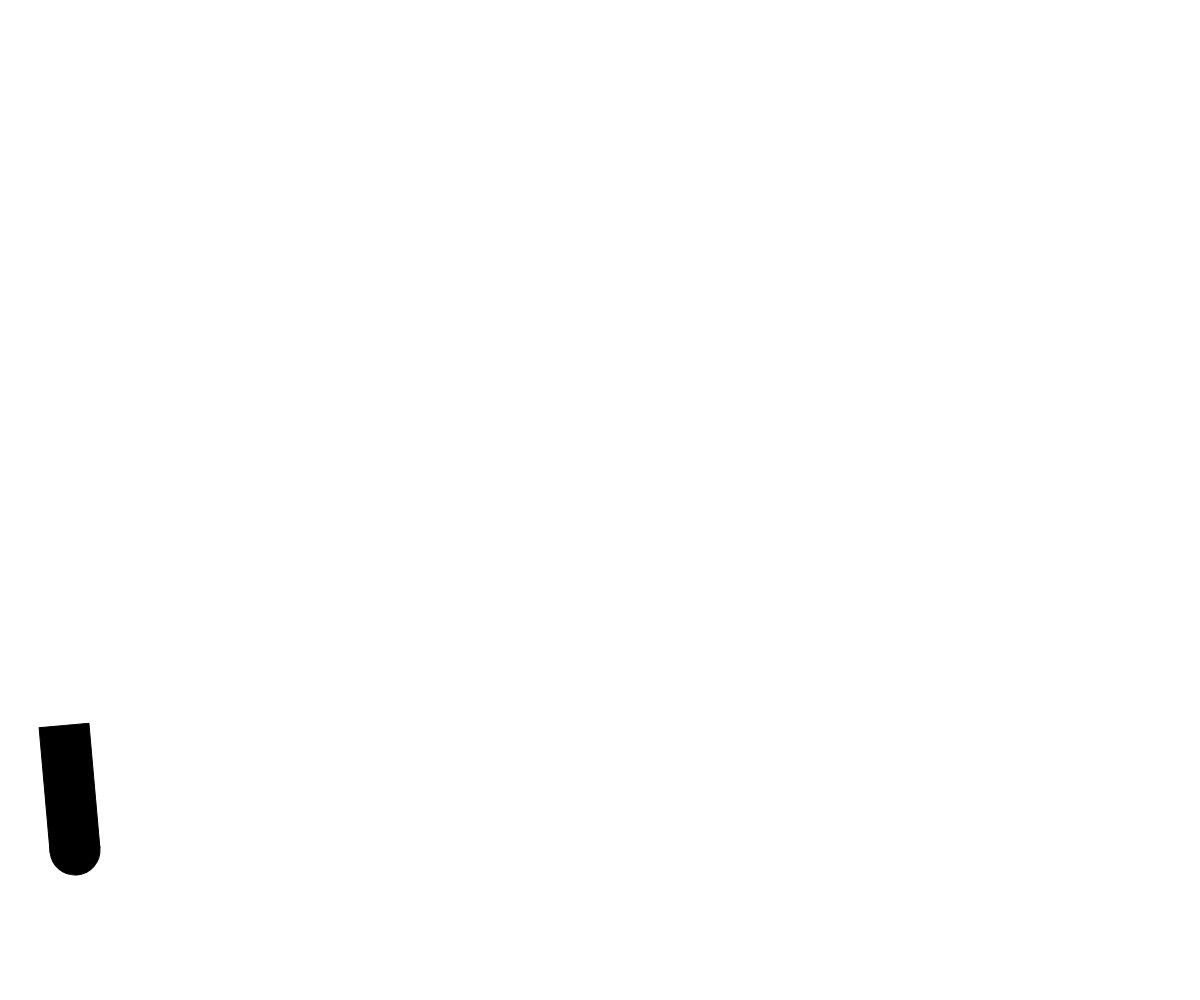
Frame 1 (no input)
Frame 60 (no input): identical to frame 1, image omitted
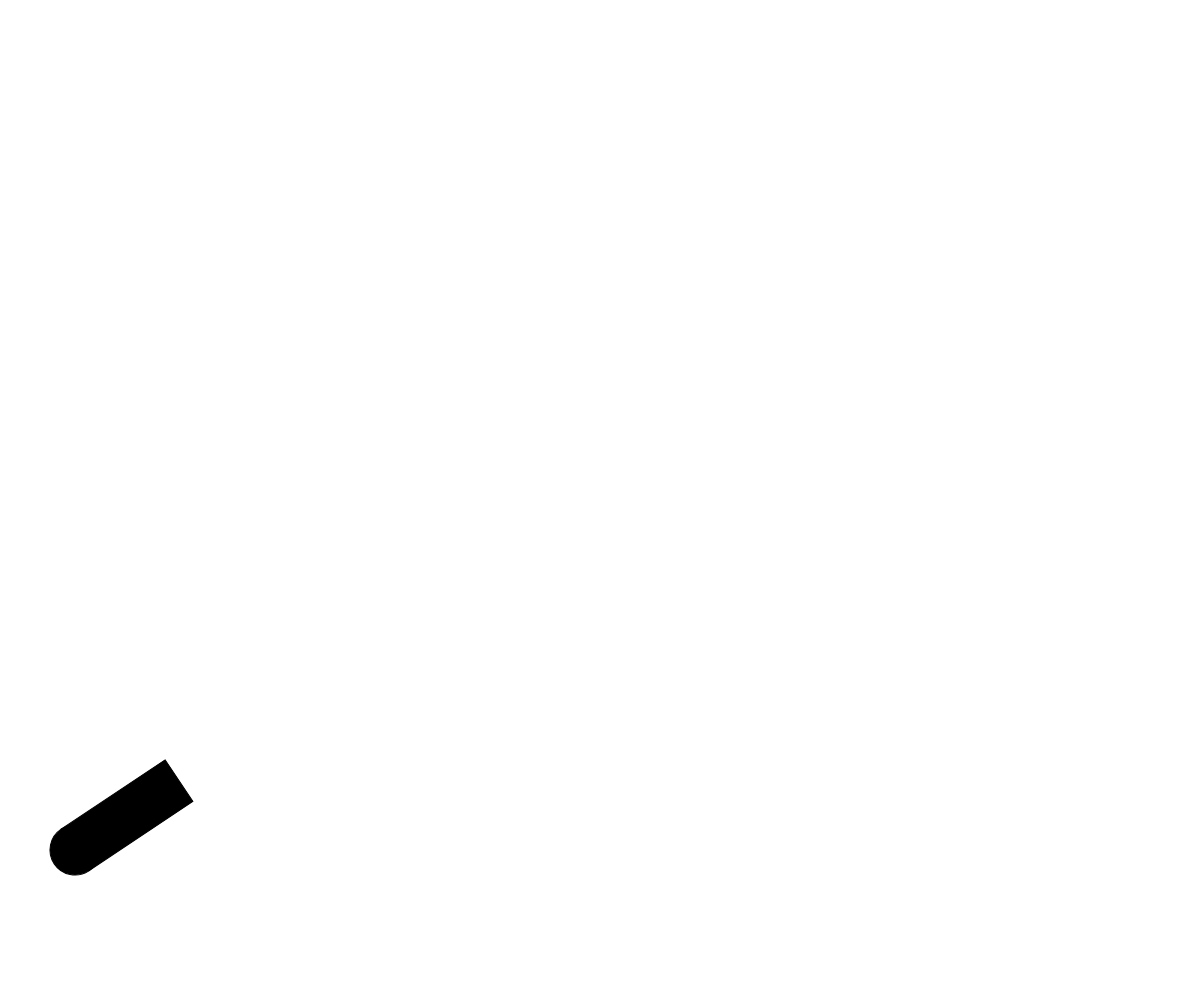
Frame 120 (the mouse pressed at the canvas centre since frame 60)

The p5.js sketch that drew these frames (run headless with seeded random() and noise() and a simulated clock; from frame 60 on, the mouse is pressed at the canvas centre):

// p5.js sketch
// ── sketch.js
// Arrays object Demo
//
//
//

let cannonX;
let cannonY;
let cannonWidth;
let cannonLength;
let cannonAngle;
let bullets = [];


function setup() {
  createCanvas(windowWidth, windowHeight);
  
  cannonX = 75;
  cannonY = height - 150;
  cannonWidth = 50;
  cannonLength = 125;
  cannonAngle = 0;
}

function draw() {
  background(255);
  displayCannon();
  updateBullets();
}

function displayCannon(){
  push(); // Save transformation matrix
  fill(0);
  translate(cannonX, cannonY);
  cannonAngle = atan2(mouseY- cannonY, mouseX - cannonX);
  rotate(cannonAngle);
  rect(0, -cannonWidth/2, cannonLength, cannonWidth);
  circle(0,0,cannonWidth);
  pop(); // reload the old transformation matrix
}

function mouseClicked(){
  fire();
}

function fire(){
  let thisBullet = {
    x: cannonX,
    y: cannonY, 
    radius: cannonWidth-5,
    angle: cannonAngle,
    speed: 5
  };
  bullets.push(bullets[i]);
  
}

function updateBullets(){
  for (let i = bullets.length-1; i > 0; i--){
    if (bullets[i].x < 0 || bullets[i].x > width || bullets[i].y < 0|| bullets[i].y > height)
      bullets.splice(i,1);
    bullets[i].x += bullets[i].speed * cos(bullets[i].angle);
    bullets[i].y += bullets[i].speed * sin(bullets[i].angle);
    circle(bullets[i].x, bullets[i].y, bullets[i].radius);
  }

}
